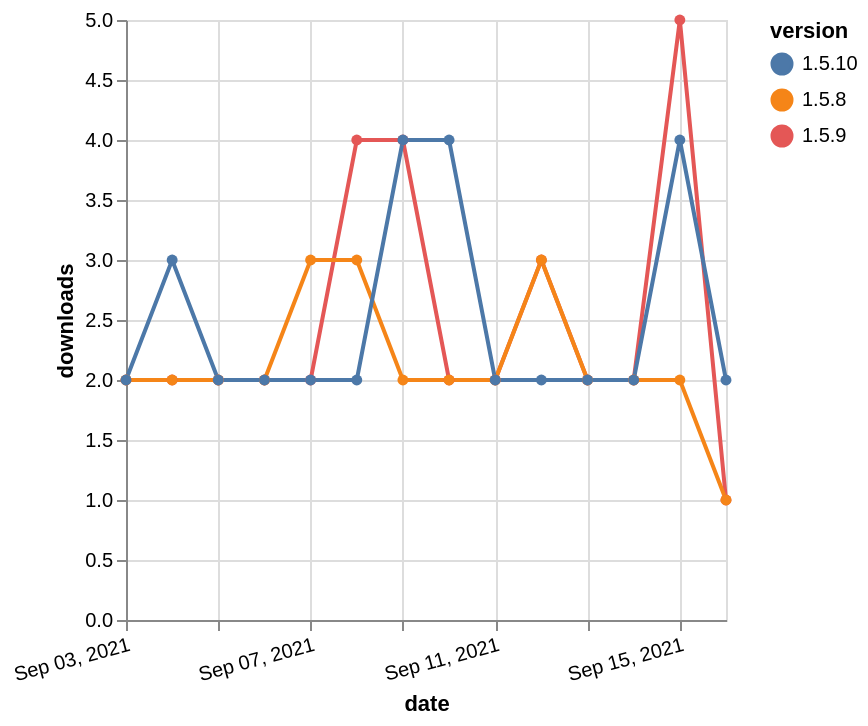

Vega-Lite specification for this chart:
### Vega-Lite specification from a JSON file in a GitHub repository (floating-point values rounded to 4 significant figures)
{"$schema": "https://vega.github.io/schema/vega-lite/v5.json", "description": "A simple bar chart with embedded data.", "data": {"values": [{"date": "2021-09-03", "total": 3264, "delta": 2, "version": "1.5.9"}, {"date": "2021-09-04", "total": 3266, "delta": 2, "version": "1.5.9"}, {"date": "2021-09-05", "total": 3268, "delta": 2, "version": "1.5.9"}, {"date": "2021-09-06", "total": 3270, "delta": 2, "version": "1.5.9"}, {"date": "2021-09-07", "total": 3272, "delta": 2, "version": "1.5.9"}, {"date": "2021-09-08", "total": 3276, "delta": 4, "version": "1.5.9"}, {"date": "2021-09-09", "total": 3280, "delta": 4, "version": "1.5.9"}, {"date": "2021-09-10", "total": 3282, "delta": 2, "version": "1.5.9"}, {"date": "2021-09-11", "total": 3284, "delta": 2, "version": "1.5.9"}, {"date": "2021-09-12", "total": 3287, "delta": 3, "version": "1.5.9"}, {"date": "2021-09-13", "total": 3289, "delta": 2, "version": "1.5.9"}, {"date": "2021-09-14", "total": 3291, "delta": 2, "version": "1.5.9"}, {"date": "2021-09-15", "total": 3296, "delta": 5, "version": "1.5.9"}, {"date": "2021-09-16", "total": 3297, "delta": 1, "version": "1.5.9"}, {"date": "2021-09-03", "total": 2488, "delta": 2, "version": "1.5.8"}, {"date": "2021-09-04", "total": 2490, "delta": 2, "version": "1.5.8"}, {"date": "2021-09-05", "total": 2492, "delta": 2, "version": "1.5.8"}, {"date": "2021-09-06", "total": 2494, "delta": 2, "version": "1.5.8"}, {"date": "2021-09-07", "total": 2497, "delta": 3, "version": "1.5.8"}, {"date": "2021-09-08", "total": 2500, "delta": 3, "version": "1.5.8"}, {"date": "2021-09-09", "total": 2502, "delta": 2, "version": "1.5.8"}, {"date": "2021-09-10", "total": 2504, "delta": 2, "version": "1.5.8"}, {"date": "2021-09-11", "total": 2506, "delta": 2, "version": "1.5.8"}, {"date": "2021-09-12", "total": 2509, "delta": 3, "version": "1.5.8"}, {"date": "2021-09-13", "total": 2511, "delta": 2, "version": "1.5.8"}, {"date": "2021-09-14", "total": 2513, "delta": 2, "version": "1.5.8"}, {"date": "2021-09-15", "total": 2515, "delta": 2, "version": "1.5.8"}, {"date": "2021-09-16", "total": 2516, "delta": 1, "version": "1.5.8"}, {"date": "2021-09-03", "total": 2382, "delta": 2, "version": "1.5.10"}, {"date": "2021-09-04", "total": 2385, "delta": 3, "version": "1.5.10"}, {"date": "2021-09-05", "total": 2387, "delta": 2, "version": "1.5.10"}, {"date": "2021-09-06", "total": 2389, "delta": 2, "version": "1.5.10"}, {"date": "2021-09-07", "total": 2391, "delta": 2, "version": "1.5.10"}, {"date": "2021-09-08", "total": 2393, "delta": 2, "version": "1.5.10"}, {"date": "2021-09-09", "total": 2397, "delta": 4, "version": "1.5.10"}, {"date": "2021-09-10", "total": 2401, "delta": 4, "version": "1.5.10"}, {"date": "2021-09-11", "total": 2403, "delta": 2, "version": "1.5.10"}, {"date": "2021-09-12", "total": 2405, "delta": 2, "version": "1.5.10"}, {"date": "2021-09-13", "total": 2407, "delta": 2, "version": "1.5.10"}, {"date": "2021-09-14", "total": 2409, "delta": 2, "version": "1.5.10"}, {"date": "2021-09-15", "total": 2413, "delta": 4, "version": "1.5.10"}, {"date": "2021-09-16", "total": 2415, "delta": 2, "version": "1.5.10"}]}, "width": "container", "mark": {"type": "line", "point": {"filled": true}}, "encoding": {"x": {"field": "date", "type": "temporal", "timeUnit": "yearmonthdate", "title": "date", "axis": {"labelAngle": -15}}, "y": {"field": "delta", "type": "quantitative", "title": "downloads"}, "color": {"field": "version", "type": "nominal"}, "tooltip": {"field": "delta"}}}
